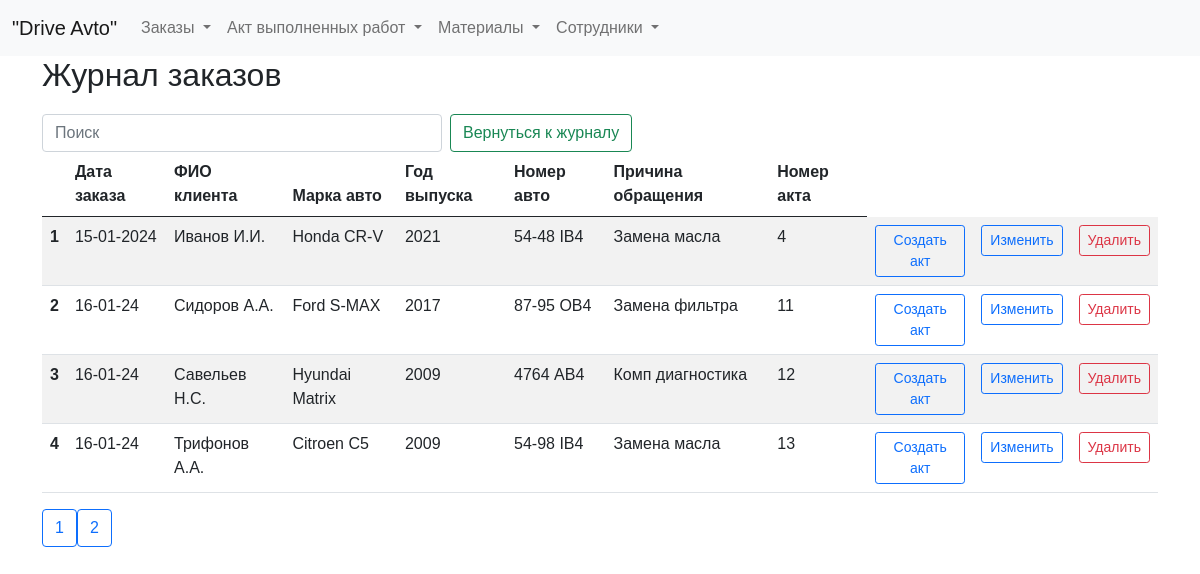
The app's page /zhurnal with its own data.
### tables this page shows
CREATE TABLE log (
    id INTEGER PRIMARY KEY AUTOINCREMENT,
    date_order TEXT NOT NULL,
    name_customer TEXT NOT NULL,
    brand_car TEXT NOT NULL,
    year_car TEXT NOT NULL,
    number_car TEXT NOT NULL,
    text_order TEXT NOT NULL,
    id_act INTEGER,
    FOREIGN KEY (id_act) REFERENCES act(id)
);

### fcompany.py (the view)
@app.route("/zhurnal")
def showZhurnal():
    return render_template("zhurnal.html", title="Журнал", log=dbase.getLog())

### FDataBase.py (called while the page is built)
    def getLog(self):
        sql = '''SELECT * FROM log'''
        try:
            self.__cur.execute(sql)
            res = self.__cur.fetchall()
            log_list = [dict(row) for row in res]
            if log_list: return log_list
        except:
            print("Ошибка чтения из БД")
        return []

### fcompany.py (called while the page is built)
def connect_db():  # общая функция для установления соединения с БД
    conn = sqlite3.connect(app.config['DATABASE'])
    conn.row_factory = sqlite3.Row  # записи будут представлены не в виде кортежей, а в виде словаря (для исп в шаблонах)
    return conn

def get_db():
    if not hasattr(g, 'link_db'):
        g.link_db = connect_db()
    return g.link_db

@app.before_request
def before_request():
    global dbase
    db = get_db()
    dbase = FDataBase(db)

### templates/zhurnal.html (shortened to what this page needs)
{% extends 'base.html' %}
{% block content %}
<h2>Журнал заказов</h2>
<form class="d-flex" role="search">
  <input class="form-control me-2 narrow-search" type="search" id="searchInput" placeholder="Поиск" aria-label="Search">
  <button class="btn btn-outline-success narrow-button" type="submit">Вернуться к журналу</button>
</form>
<div class="table-responsive">
<table id="myTable" class="table table-striped max-width: 100%">
  <thead>
    <tr>
      <th scope="col"></th>
      <th scope="col">Дата заказа</th>
      <th scope="col">ФИО клиента</th>
      <th scope="col">Марка авто</th>
      <th scope="col">Год выпуска</th>
      <th scope="col">Номер авто</th>
      <th scope="col">Причина обращения</th>
      <th scope="col">Номер акта</th>
    </tr>
  </thead>
  <tbody>
    {% for row in log %}
    <tr>
      <th scope="row">{{ loop.index }}</th>
      <td>{{ row.date_order }}</td>
      <td>{{ row.name_customer }}</td>
      <td>{{ row.brand_car }}</td>
      <td>{{ row.year_car }}</td>
      <td>{{ row.number_car }}</td>
      <td>{{ row.text_order }}</td>
      <td>{{ row.id_act }}</td>
      <td>
          <a href="/edit_entry_act/{{ row.id }}" class="btn btn-outline-primary btn-sm">Создать акт</a>
      </td>
      <td>
          <a href="/edit_entry/{{ row.id }}" class="btn btn-outline-primary btn-sm">Изменить</a>
      </td>
      <td>
        <form action="/delete_entry/{{ row.id }}" method="post">
            <button type="submit" class="btn btn-outline-danger btn-sm">Удалить</button>
        </form>
      </td>
    </tr>
    {% endfor %}
  </tbody>
</table>
</div>
<div class="pagination">
  <button class="btn btn-outline-primary prev-page"></button>
  <button class="btn btn-outline-primary next-page"></button>
</div>
{% endblock %}

### static/css/styles.css (style rules this page uses)
.narrow-button { max-width: 250px; white-space: nowrap; font-size: 16px; }
.narrow-search { max-width: 400px; }
html, body { font-family: 'Arial'; margin: 0; padding: 0; height: 100%; width: 100%; }
a { color: #0059b2; text-decoration: none; }

### records on screen
log: date_order "15-01-2024", name_customer "Иванов И.И.", brand_car "Honda CR-V", year_car "2021", number_car "54-48 IB4", text_order "Замена масла", id_act "4"
log: date_order "16-01-24", name_customer "Сидоров А.А.", brand_car "Ford S-MAX", year_car "2017", number_car "87-95 OB4", text_order "Замена фильтра", id_act "11"
log: date_order "16-01-24", name_customer "Савельев Н.С.", brand_car "Hyundai Matrix", year_car "2009", number_car "4764 АВ4", text_order "Комп диагностика", id_act "12"
log: date_order "16-01-24", name_customer "Трифонов А.А.", brand_car "Citroen C5", year_car "2009", number_car "54-98 IB4", text_order "Замена масла", id_act "13"
